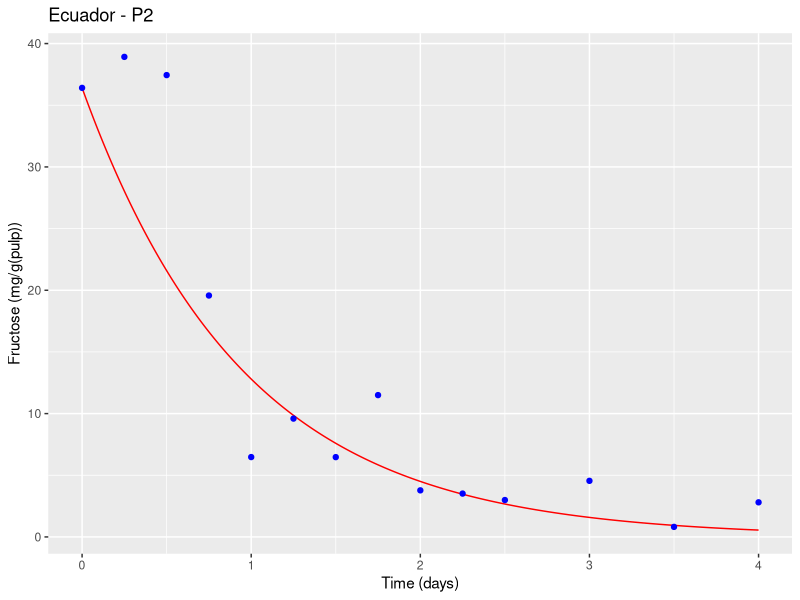
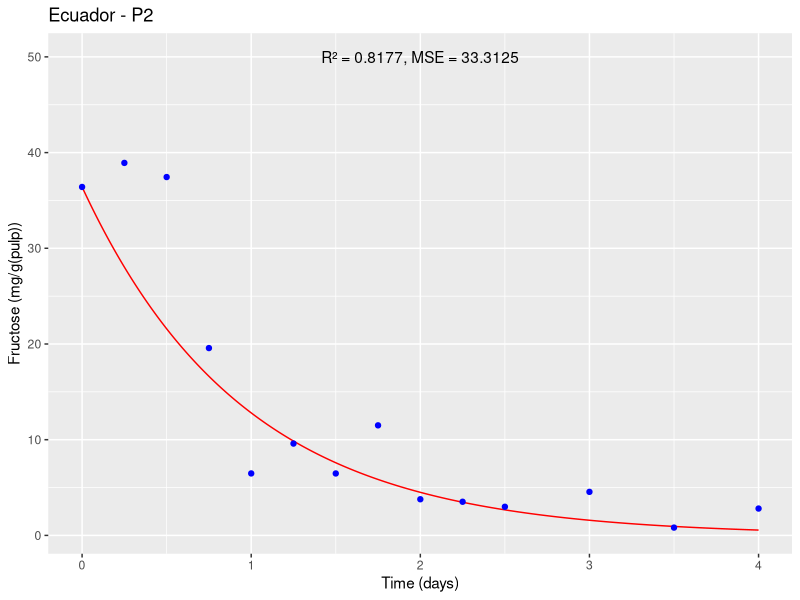
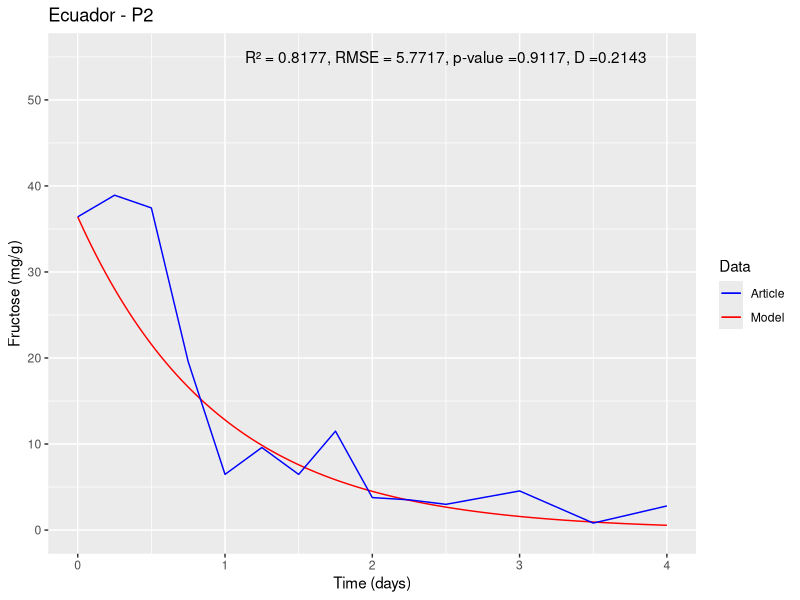

R code for these plots, in order:
#Packages#
install.packages("deSolve")
install.packages("ggplot2")
#Libraries#
library(deSolve)
library(ggplot2)

state1<-c(y=36.408) #Initial state#
times1<-seq(0,4,1/10000) #4 days with 10000 intervals per day#
parameters1<-c(Y1=40.152,Y2=154.52) #Parameter values#
#Papalexandratou et al., 2011 Ecuador <- Ecuador - P2#
#doi:10.1128/AEM.05523-11#
#Ecuador - P2#

#(i). DATA TO FEED THE FRUCTOSE MODEL#

#nu1#
U<- 0.7575
G<- 36.408
K<-0.6418
L<-7.380E-05
U1 <- (U*G/G+K*L)*L
U1
#nu2#
U2<- 0.6343
G2<- 36.408
K2<-0.6473
BAL2<-8.373E-05

U2 <- (U2*G2/G2+K2*BAL2)*BAL2
U2

#Differential equation#
ODE1<-function(times,state,parameters){ 
  y<-state[1] #inital state
  Y1<-parameters[1] #parameter 1
  Y2<-parameters[2] #parameter 2
  dy<--(Y1*U1/0.01)*y-(Y2*U2/0.01)*y #equation 
  res<-dy
  list(res)
}


#number solution#
solution1<-lsoda(state1, times1, ODE1, parameters1)

#(ii). EXPERIMENTAL DATA OF ARTICLE#

ts = c(0,6/24,12/24,18/24,24/24,30/24,36/24,42/24,48/24,54/24,60/24,72/24,84/24,96/24)
fru<-c(36.408,38.921,37.444,19.573,6.475,9.595,6.471,11.499,3.777,3.515,2.992,4.549,0.815,2.806)

#Graph#

df <- data.frame(time = solution1[,1], fructose = solution1[,2])
d<-ggplot() +
  geom_line(data = df, aes(x = time, y = fructose), color = "red") +
  geom_point(data = data.frame(time = ts, fructose = fru), aes(x = time, y = fructose), color = "blue") +
  xlab("Time (days)") + ylab("Fructose (mg/g(pulp))") +
  ggtitle("Ecuador - P2")
plot(d)


#Statistical validation#

#To statistically validate the mathematical model, various analysis tools can be used,
#but one of the most common is to compare the model results with experimental data and evaluate the quality of the fit.
#In this case, one can use the coefficient of determination (R²), the mean squared error (MSE), and the root mean square error (RMSE) as fitting measures#

#To calculate R², MSE, and RMSE, one can compare the values predicted by the model with
#the experimental data. First, extract the values predicted by the model at the same points 
#where the experimental measurements were taken, 
#using the approx() function in R:

pred <- approx(solution1[,1], solution1[,2], ts)$y

#Then, R², MSE, and RMSE can be calculated using the following formulas:
SSE <- sum((fru - pred)^2)
SST <- sum((fru - mean(fru))^2)
R2 <- 1 - SSE/SST
MSE <- SSE/length(fru)
RMSE <- sqrt(MSE)

#Where SSE is the sum of squared errors,
#SST is the total sum of squares,
#R² is the coefficient of determination, MSE is the mean squared error and RMSE is the root mean square error.

cat("R² = ", round(R2, 4), "\n")
cat("MSE = ", round(MSE, 4), "\n")
cat("RMSE = ", round(RMSE, 4), "\n")

#R² measures the proportion of total variation in the experimental data
#that is explained by the model. A value of R² close to 1 indicates a good fit of the model to the experimental data

#MSE measures the average of squared errors between experimental values
#and the values predicted by the model. A low MSE value indicates good predictive capability of the model.

#The root mean square error (RMSE) was determined, which quantifies the magnitude of deviation of simulated values from observed values.

d <- ggplot() +
  geom_line(data = df, aes(x = time, y = fructose), color = "red") +
  geom_point(data = data.frame(time = ts, fructose = fru), aes(x = time, y = fructose), color = "blue") +
  xlab("Time (days)") + ylab("Fructose (mg/g(pulp))") +
  ggtitle("Ecuador - P2") +
  annotate("text", x = 2, y = 50, label = paste0("R² = ", round(R2, 4), ", MSE = ", round(MSE, 4)))

plot(d)

#Two-sample Kolmogorov–Smirnov test - KS#
#Ho: The simulation results follow the same distribution of experimental data#
#Ha: The simulation results do not follow the same distribution of experimental data#
#Hypothesis test with an alpha of 0.05#
#to determine if there is a significant difference between the data and the exponential distribution#
#Hypothesis test
alpha <- 0.05

# Perform Kolmogorov-Smirnov test
ks_test <- ks.test(fru, pred)
ks_test

# Results Kolmogorov-Smirnov test
cat("Kolmogorov-Smirnov test:", "\n")
cat("Test statistic:", round(ks_test$statistic, 4), "\n")
cat("p-value:", round(ks_test$p.value, 4), "\n")

if (ks_test$p.value < alpha) {
  cat("The simulation results do not follow the same distribution of experimental data.\n")
} else {
  cat("The simulation results follow the same distribution of experimental data.\n")
}


#Final plot#
p_value <- round(ks_test$p.value, 4)
D <- round(ks_test$statistic, 4)

# First, define the colors we want to use for each element:
colors <- c(Model = "red", Article = "blue")

# Then the script is modified to assign a name to each geom and set the color scale manually
d <- ggplot() +
  geom_line(data = df, aes(x = time, y = fructose, color = "Model"), show.legend = TRUE) +
  geom_line(data = data.frame(time = ts, fructose = fru), aes(x = time, y = fructose, color = "Article"), show.legend = TRUE) +
  xlab("Time (days)") + ylab("Fructose (mg/g)") +
  ggtitle("Ecuador - P2") +
  annotate("text", x = 2.5, y = 55, label = paste0("R² = ", round(R2, 4), ", RMSE = ", round(RMSE, 4), ", p-value =", round(p_value, 4), ", D =", round(D, 4))) +
  labs(color = "Data") +  # Change the title of the legend
  scale_color_manual(values = colors) +
  scale_x_continuous(limits = c(0, 4), breaks = seq(0, 4, 1)) +  # x-axis boundaries and intervals between marks
  scale_y_continuous(limits = c(0, 55), breaks = seq(0, 55, 10))   # y-axis boundaries and intervals between marks

#PLOT#
print(d)
